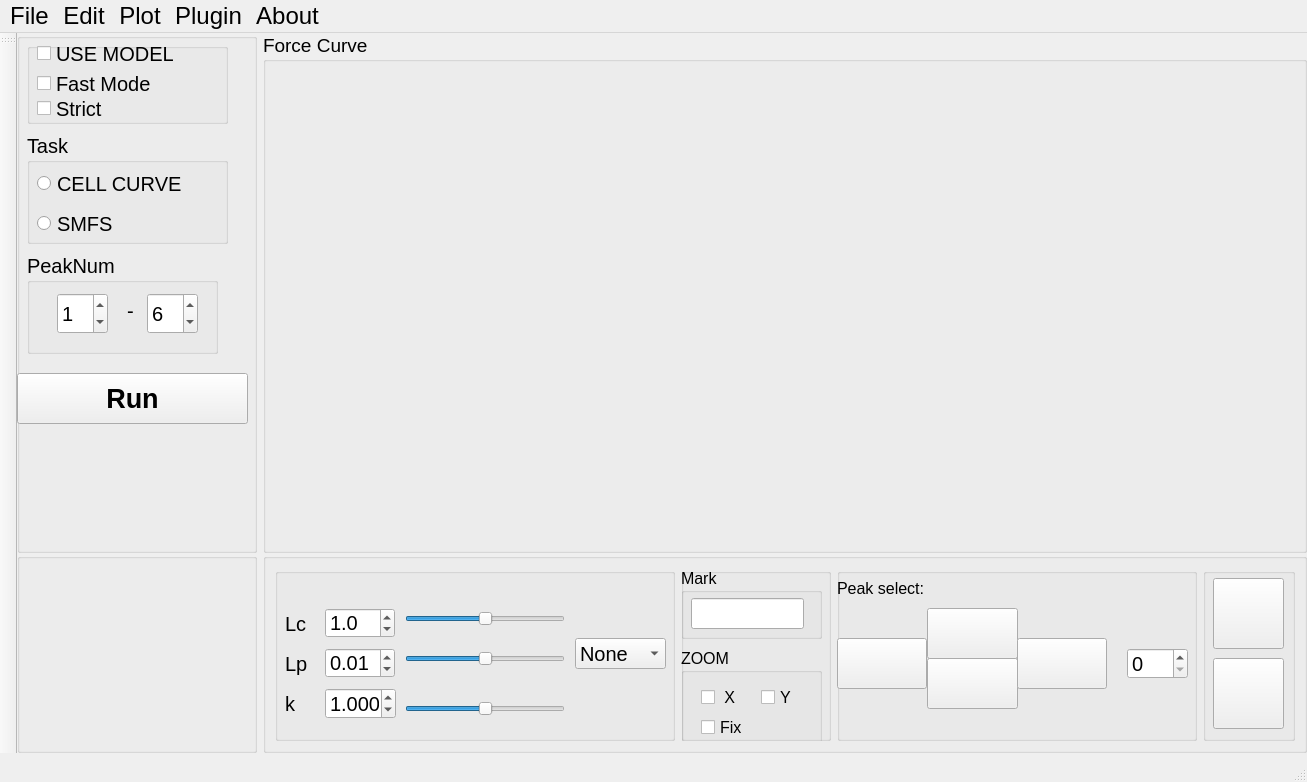
<?xml version="1.0" encoding="UTF-8"?>
<ui version="4.0">
 <class>MainWindow</class>
 <widget class="QMainWindow" name="MainWindow">
  <property name="geometry">
   <rect>
    <x>0</x>
    <y>0</y>
    <width>1307</width>
    <height>782</height>
   </rect>
  </property>
  <property name="font">
   <font>
    <family>Arial</family>
    <pointsize>15</pointsize>
   </font>
  </property>
  <property name="windowTitle">
   <string>DataYee</string>
  </property>
  <property name="windowIcon">
   <iconset>
    <normaloff>../source/DataYee.ico</normaloff>../source/DataYee.ico</iconset>
  </property>
  <property name="dockOptions">
   <set>QMainWindow::AllowNestedDocks|QMainWindow::AllowTabbedDocks|QMainWindow::AnimatedDocks</set>
  </property>
  <widget class="QWidget" name="centralwidget">
   <layout class="QGridLayout" name="gridLayout">
    <property name="leftMargin">
     <number>0</number>
    </property>
    <property name="topMargin">
     <number>0</number>
    </property>
    <property name="rightMargin">
     <number>0</number>
    </property>
    <property name="bottomMargin">
     <number>0</number>
    </property>
    <property name="verticalSpacing">
     <number>0</number>
    </property>
    <item row="1" column="1">
     <widget class="QGroupBox" name="groupBox_11">
      <property name="maximumSize">
       <size>
        <width>16777215</width>
        <height>200</height>
       </size>
      </property>
      <property name="title">
       <string/>
      </property>
      <layout class="QHBoxLayout" name="horizontalLayout">
       <item>
        <widget class="QGroupBox" name="groupBox_6">
         <property name="minimumSize">
          <size>
           <width>400</width>
           <height>0</height>
          </size>
         </property>
         <property name="title">
          <string/>
         </property>
         <widget class="QLabel" name="label_2">
          <property name="geometry">
           <rect>
            <x>10</x>
            <y>40</y>
            <width>41</width>
            <height>31</height>
           </rect>
          </property>
          <property name="text">
           <string>Lc</string>
          </property>
         </widget>
         <widget class="QDoubleSpinBox" name="lcdoubleSpinBox">
          <property name="geometry">
           <rect>
            <x>50</x>
            <y>40</y>
            <width>70</width>
            <height>30</height>
           </rect>
          </property>
          <property name="decimals">
           <number>1</number>
          </property>
          <property name="singleStep">
           <double>0.500000000000000</double>
          </property>
          <property name="value">
           <double>1.000000000000000</double>
          </property>
         </widget>
         <widget class="QSlider" name="lcslide">
          <property name="geometry">
           <rect>
            <x>130</x>
            <y>40</y>
            <width>160</width>
            <height>22</height>
           </rect>
          </property>
          <property name="minimum">
           <number>-50</number>
          </property>
          <property name="maximum">
           <number>50</number>
          </property>
          <property name="value">
           <number>0</number>
          </property>
          <property name="tracking">
           <bool>true</bool>
          </property>
          <property name="orientation">
           <enum>Qt::Horizontal</enum>
          </property>
         </widget>
         <widget class="QLabel" name="label_3">
          <property name="geometry">
           <rect>
            <x>10</x>
            <y>80</y>
            <width>41</width>
            <height>31</height>
           </rect>
          </property>
          <property name="text">
           <string>Lp</string>
          </property>
         </widget>
         <widget class="QLabel" name="label_5">
          <property name="geometry">
           <rect>
            <x>10</x>
            <y>120</y>
            <width>16</width>
            <height>31</height>
           </rect>
          </property>
          <property name="text">
           <string>k</string>
          </property>
         </widget>
         <widget class="QDoubleSpinBox" name="lpdoubleSpinBox">
          <property name="geometry">
           <rect>
            <x>50</x>
            <y>80</y>
            <width>70</width>
            <height>30</height>
           </rect>
          </property>
          <property name="maximum">
           <double>0.100000000000000</double>
          </property>
          <property name="singleStep">
           <double>0.005000000000000</double>
          </property>
          <property name="value">
           <double>0.010000000000000</double>
          </property>
         </widget>
         <widget class="QSlider" name="lpslide">
          <property name="geometry">
           <rect>
            <x>130</x>
            <y>80</y>
            <width>160</width>
            <height>22</height>
           </rect>
          </property>
          <property name="minimum">
           <number>-20</number>
          </property>
          <property name="maximum">
           <number>20</number>
          </property>
          <property name="pageStep">
           <number>10</number>
          </property>
          <property name="value">
           <number>0</number>
          </property>
          <property name="orientation">
           <enum>Qt::Horizontal</enum>
          </property>
         </widget>
         <widget class="QDoubleSpinBox" name="kSpinBox">
          <property name="geometry">
           <rect>
            <x>50</x>
            <y>120</y>
            <width>71</width>
            <height>31</height>
           </rect>
          </property>
          <property name="decimals">
           <number>3</number>
          </property>
          <property name="value">
           <double>1.000000000000000</double>
          </property>
         </widget>
         <widget class="QSlider" name="kSlider">
          <property name="geometry">
           <rect>
            <x>130</x>
            <y>130</y>
            <width>160</width>
            <height>22</height>
           </rect>
          </property>
          <property name="minimum">
           <number>-20</number>
          </property>
          <property name="maximum">
           <number>20</number>
          </property>
          <property name="orientation">
           <enum>Qt::Horizontal</enum>
          </property>
         </widget>
         <widget class="QLabel" name="lclplabel">
          <property name="geometry">
           <rect>
            <x>0</x>
            <y>0</y>
            <width>401</width>
            <height>31</height>
           </rect>
          </property>
          <property name="font">
           <font>
            <family>Arial</family>
            <pointsize>12</pointsize>
           </font>
          </property>
          <property name="text">
           <string/>
          </property>
         </widget>
         <widget class="QComboBox" name="comboBox">
          <property name="geometry">
           <rect>
            <x>300</x>
            <y>70</y>
            <width>91</width>
            <height>31</height>
           </rect>
          </property>
          <item>
           <property name="text">
            <string>None</string>
           </property>
          </item>
          <item>
           <property name="text">
            <string>Fix lc</string>
           </property>
          </item>
         </widget>
        </widget>
       </item>
       <item>
        <widget class="QGroupBox" name="groupBox_13">
         <property name="minimumSize">
          <size>
           <width>150</width>
           <height>0</height>
          </size>
         </property>
         <property name="maximumSize">
          <size>
           <width>200</width>
           <height>16777215</height>
          </size>
         </property>
         <property name="title">
          <string/>
         </property>
         <widget class="QGroupBox" name="groupBox_4">
          <property name="geometry">
           <rect>
            <x>0</x>
            <y>0</y>
            <width>141</width>
            <height>71</height>
           </rect>
          </property>
          <property name="font">
           <font>
            <family>Arial</family>
            <pointsize>12</pointsize>
           </font>
          </property>
          <property name="title">
           <string>Mark</string>
          </property>
          <widget class="QLineEdit" name="lineEdit">
           <property name="geometry">
            <rect>
             <x>10</x>
             <y>30</y>
             <width>113</width>
             <height>31</height>
            </rect>
           </property>
          </widget>
         </widget>
         <widget class="QGroupBox" name="groupBox_5">
          <property name="geometry">
           <rect>
            <x>0</x>
            <y>80</y>
            <width>141</width>
            <height>101</height>
           </rect>
          </property>
          <property name="font">
           <font>
            <family>Arial</family>
            <pointsize>12</pointsize>
           </font>
          </property>
          <property name="title">
           <string>ZOOM</string>
          </property>
          <widget class="QCheckBox" name="zoomx">
           <property name="geometry">
            <rect>
             <x>20</x>
             <y>40</y>
             <width>91</width>
             <height>19</height>
            </rect>
           </property>
           <property name="text">
            <string> X</string>
           </property>
          </widget>
          <widget class="QCheckBox" name="zoomy">
           <property name="geometry">
            <rect>
             <x>80</x>
             <y>40</y>
             <width>91</width>
             <height>19</height>
            </rect>
           </property>
           <property name="text">
            <string>Y</string>
           </property>
          </widget>
          <widget class="QCheckBox" name="zoomfix">
           <property name="geometry">
            <rect>
             <x>20</x>
             <y>70</y>
             <width>91</width>
             <height>19</height>
            </rect>
           </property>
           <property name="font">
            <font>
             <family>Arial</family>
             <pointsize>12</pointsize>
            </font>
           </property>
           <property name="text">
            <string>Fix</string>
           </property>
          </widget>
         </widget>
        </widget>
       </item>
       <item>
        <widget class="QGroupBox" name="groupBox_7">
         <property name="minimumSize">
          <size>
           <width>360</width>
           <height>0</height>
          </size>
         </property>
         <property name="title">
          <string/>
         </property>
         <widget class="QPushButton" name="leftButton">
          <property name="geometry">
           <rect>
            <x>0</x>
            <y>70</y>
            <width>90</width>
            <height>51</height>
           </rect>
          </property>
          <property name="text">
           <string/>
          </property>
          <property name="icon">
           <iconset>
            <normaloff>../source/left_arrow.ico</normaloff>../source/left_arrow.ico</iconset>
          </property>
          <property name="iconSize">
           <size>
            <width>60</width>
            <height>60</height>
           </size>
          </property>
         </widget>
         <widget class="QPushButton" name="downButton">
          <property name="geometry">
           <rect>
            <x>90</x>
            <y>90</y>
            <width>91</width>
            <height>51</height>
           </rect>
          </property>
          <property name="text">
           <string/>
          </property>
          <property name="icon">
           <iconset>
            <normaloff>../source/down.ico</normaloff>../source/down.ico</iconset>
          </property>
          <property name="iconSize">
           <size>
            <width>60</width>
            <height>60</height>
           </size>
          </property>
         </widget>
         <widget class="QPushButton" name="topButton">
          <property name="geometry">
           <rect>
            <x>90</x>
            <y>40</y>
            <width>91</width>
            <height>51</height>
           </rect>
          </property>
          <property name="text">
           <string/>
          </property>
          <property name="icon">
           <iconset>
            <normaloff>../source/top.ico</normaloff>../source/top.ico</iconset>
          </property>
          <property name="iconSize">
           <size>
            <width>60</width>
            <height>60</height>
           </size>
          </property>
         </widget>
         <widget class="QPushButton" name="rightButton">
          <property name="geometry">
           <rect>
            <x>180</x>
            <y>70</y>
            <width>90</width>
            <height>51</height>
           </rect>
          </property>
          <property name="text">
           <string/>
          </property>
          <property name="icon">
           <iconset>
            <normaloff>../source/right.ico</normaloff>../source/right.ico</iconset>
          </property>
          <property name="iconSize">
           <size>
            <width>60</width>
            <height>60</height>
           </size>
          </property>
         </widget>
         <widget class="QSpinBox" name="spinBox">
          <property name="geometry">
           <rect>
            <x>290</x>
            <y>80</y>
            <width>61</width>
            <height>31</height>
           </rect>
          </property>
          <property name="maximum">
           <number>10000</number>
          </property>
          <property name="singleStep">
           <number>10</number>
          </property>
         </widget>
         <widget class="QLabel" name="label">
          <property name="geometry">
           <rect>
            <x>0</x>
            <y>0</y>
            <width>371</width>
            <height>41</height>
           </rect>
          </property>
          <property name="font">
           <font>
            <family>Arial</family>
            <pointsize>12</pointsize>
           </font>
          </property>
          <property name="text">
           <string>Peak select:</string>
          </property>
         </widget>
        </widget>
       </item>
       <item>
        <widget class="QGroupBox" name="groupBox_8">
         <property name="title">
          <string/>
         </property>
         <widget class="QPushButton" name="trashButtom">
          <property name="geometry">
           <rect>
            <x>10</x>
            <y>10</y>
            <width>71</width>
            <height>71</height>
           </rect>
          </property>
          <property name="text">
           <string/>
          </property>
          <property name="icon">
           <iconset>
            <normaloff>../source/trash.ico</normaloff>../source/trash.ico</iconset>
          </property>
          <property name="iconSize">
           <size>
            <width>60</width>
            <height>60</height>
           </size>
          </property>
         </widget>
         <widget class="QPushButton" name="pushButton_2">
          <property name="geometry">
           <rect>
            <x>10</x>
            <y>90</y>
            <width>71</width>
            <height>71</height>
           </rect>
          </property>
          <property name="text">
           <string/>
          </property>
          <property name="icon">
           <iconset>
            <normaloff>../source/renew.ico</normaloff>../source/renew.ico</iconset>
          </property>
          <property name="iconSize">
           <size>
            <width>60</width>
            <height>60</height>
           </size>
          </property>
         </widget>
        </widget>
       </item>
      </layout>
     </widget>
    </item>
    <item row="0" column="1">
     <widget class="QGroupBox" name="groupBox">
      <property name="minimumSize">
       <size>
        <width>1030</width>
        <height>480</height>
       </size>
      </property>
      <property name="font">
       <font>
        <family>Arial</family>
        <pointsize>14</pointsize>
        <underline>false</underline>
       </font>
      </property>
      <property name="title">
       <string>Force Curve</string>
      </property>
     </widget>
    </item>
    <item row="0" column="0">
     <widget class="QGroupBox" name="groupBox_10">
      <property name="minimumSize">
       <size>
        <width>12</width>
        <height>14</height>
       </size>
      </property>
      <property name="maximumSize">
       <size>
        <width>240</width>
        <height>8000</height>
       </size>
      </property>
      <property name="title">
       <string/>
      </property>
      <widget class="QGroupBox" name="groupBox_9">
       <property name="geometry">
        <rect>
         <x>10</x>
         <y>10</y>
         <width>201</width>
         <height>81</height>
        </rect>
       </property>
       <property name="title">
        <string/>
       </property>
       <widget class="QCheckBox" name="usemodel_cb">
        <property name="geometry">
         <rect>
          <x>10</x>
          <y>0</y>
          <width>151</width>
          <height>21</height>
         </rect>
        </property>
        <property name="text">
         <string>USE MODEL</string>
        </property>
        <property name="tristate">
         <bool>false</bool>
        </property>
       </widget>
       <widget class="QCheckBox" name="stickmodel">
        <property name="geometry">
         <rect>
          <x>10</x>
          <y>50</y>
          <width>151</width>
          <height>31</height>
         </rect>
        </property>
        <property name="text">
         <string>Strict</string>
        </property>
       </widget>
       <widget class="QCheckBox" name="fastmode">
        <property name="geometry">
         <rect>
          <x>10</x>
          <y>30</y>
          <width>141</width>
          <height>21</height>
         </rect>
        </property>
        <property name="text">
         <string>Fast Mode</string>
        </property>
       </widget>
      </widget>
      <widget class="QGroupBox" name="groupBox_2">
       <property name="geometry">
        <rect>
         <x>10</x>
         <y>100</y>
         <width>201</width>
         <height>111</height>
        </rect>
       </property>
       <property name="title">
        <string>Task</string>
       </property>
       <widget class="QRadioButton" name="tasktype_cell">
        <property name="geometry">
         <rect>
          <x>10</x>
          <y>30</y>
          <width>201</width>
          <height>41</height>
         </rect>
        </property>
        <property name="text">
         <string>CELL CURVE</string>
        </property>
       </widget>
       <widget class="QRadioButton" name="radioButton_2">
        <property name="geometry">
         <rect>
          <x>10</x>
          <y>70</y>
          <width>161</width>
          <height>41</height>
         </rect>
        </property>
        <property name="text">
         <string>SMFS</string>
        </property>
       </widget>
      </widget>
      <widget class="QGroupBox" name="groupBox_3">
       <property name="geometry">
        <rect>
         <x>10</x>
         <y>220</y>
         <width>191</width>
         <height>101</height>
        </rect>
       </property>
       <property name="title">
        <string>PeakNum</string>
       </property>
       <widget class="QLabel" name="label_4">
        <property name="geometry">
         <rect>
          <x>100</x>
          <y>50</y>
          <width>21</width>
          <height>16</height>
         </rect>
        </property>
        <property name="text">
         <string>-</string>
        </property>
       </widget>
       <widget class="QSpinBox" name="spinBox_3">
        <property name="geometry">
         <rect>
          <x>120</x>
          <y>40</y>
          <width>51</width>
          <height>41</height>
         </rect>
        </property>
        <property name="maximum">
         <number>40</number>
        </property>
        <property name="value">
         <number>6</number>
        </property>
       </widget>
       <widget class="QSpinBox" name="spinBox_2">
        <property name="geometry">
         <rect>
          <x>30</x>
          <y>40</y>
          <width>51</width>
          <height>41</height>
         </rect>
        </property>
        <property name="maximum">
         <number>30</number>
        </property>
        <property name="value">
         <number>1</number>
        </property>
       </widget>
      </widget>
      <widget class="QPushButton" name="pushButton">
       <property name="geometry">
        <rect>
         <x>0</x>
         <y>340</y>
         <width>231</width>
         <height>51</height>
        </rect>
       </property>
       <property name="font">
        <font>
         <family>Arial</family>
         <pointsize>20</pointsize>
         <weight>75</weight>
         <bold>true</bold>
         <kerning>true</kerning>
        </font>
       </property>
       <property name="styleSheet">
        <string notr="true">QPushButton { color: black;}</string>
       </property>
       <property name="text">
        <string>Run</string>
       </property>
      </widget>
     </widget>
    </item>
    <item row="1" column="0">
     <widget class="QGroupBox" name="groupBox_12">
      <property name="title">
       <string/>
      </property>
     </widget>
    </item>
   </layout>
  </widget>
  <widget class="QStatusBar" name="statusbar"/>
  <widget class="QMenuBar" name="menuBar">
   <property name="geometry">
    <rect>
     <x>0</x>
     <y>0</y>
     <width>1307</width>
     <height>33</height>
    </rect>
   </property>
   <property name="font">
    <font>
     <family>Arial</family>
     <pointsize>18</pointsize>
    </font>
   </property>
   <widget class="QMenu" name="menu">
    <property name="font">
     <font>
      <family>Arial</family>
      <pointsize>12</pointsize>
     </font>
    </property>
    <property name="title">
     <string>File</string>
    </property>
    <widget class="QMenu" name="menuOpen">
     <property name="font">
      <font>
       <family>Arial</family>
       <pointsize>12</pointsize>
      </font>
     </property>
     <property name="styleSheet">
      <string notr="true"/>
     </property>
     <property name="title">
      <string>Open</string>
     </property>
     <addaction name="separator"/>
     <addaction name="actionForce_Curve"/>
     <addaction name="actionBatch_of_Force_Curve"/>
     <addaction name="actionDataYee_Force"/>
    </widget>
    <widget class="QMenu" name="menuExport">
     <property name="font">
      <font>
       <family>Arial</family>
       <pointsize>12</pointsize>
      </font>
     </property>
     <property name="title">
      <string>Export</string>
     </property>
     <addaction name="actiontxt"/>
     <addaction name="actionexcel"/>
     <addaction name="actionfigure"/>
     <addaction name="actionbatch_of_txt"/>
    </widget>
    <addaction name="menuOpen"/>
    <addaction name="actionSave"/>
    <addaction name="actionSave_as"/>
    <addaction name="menuExport"/>
    <addaction name="actionData_equipment"/>
    <addaction name="actionData_slimming"/>
    <addaction name="separator"/>
    <addaction name="actionExit"/>
   </widget>
   <widget class="QMenu" name="menuAbout">
    <property name="font">
     <font>
      <family>Arial</family>
      <pointsize>12</pointsize>
     </font>
    </property>
    <property name="title">
     <string>About</string>
    </property>
    <addaction name="actionhelp"/>
    <addaction name="actionDataYee"/>
    <addaction name="actionUpdate"/>
   </widget>
   <widget class="QMenu" name="menuEdit">
    <property name="font">
     <font>
      <family>Arial</family>
      <pointsize>12</pointsize>
     </font>
    </property>
    <property name="title">
     <string>Edit</string>
    </property>
    <widget class="QMenu" name="menuAction">
     <property name="font">
      <font>
       <family>Arial</family>
       <pointsize>12</pointsize>
      </font>
     </property>
     <property name="title">
      <string>Action</string>
     </property>
     <addaction name="actionDelete"/>
     <addaction name="actionBaseline_plus"/>
     <addaction name="actionBaseline_minus"/>
     <addaction name="actionpeakindex_plus"/>
     <addaction name="actionpeakindex_minus"/>
     <addaction name="actioncopy_peak"/>
    </widget>
    <addaction name="actionparameters_setting"/>
    <addaction name="actionmark_base_on_dlc"/>
    <addaction name="menuAction"/>
   </widget>
   <widget class="QMenu" name="menuPlot">
    <property name="font">
     <font>
      <family>Arial</family>
      <pointsize>12</pointsize>
     </font>
    </property>
    <property name="title">
     <string>Plot</string>
    </property>
    <widget class="QMenu" name="menucontour_lenght">
     <property name="geometry">
      <rect>
       <x>789</x>
       <y>471</y>
       <width>140</width>
       <height>94</height>
      </rect>
     </property>
     <property name="font">
      <font>
       <family>Arial</family>
       <pointsize>12</pointsize>
      </font>
     </property>
     <property name="title">
      <string>Contour lenght</string>
     </property>
     <addaction name="actionHistgram"/>
     <addaction name="actionScatter"/>
    </widget>
    <widget class="QMenu" name="menuAdhesion">
     <property name="font">
      <font>
       <family>Arial</family>
       <pointsize>12</pointsize>
      </font>
     </property>
     <property name="title">
      <string>Adhesion</string>
     </property>
     <addaction name="actionMap"/>
     <addaction name="actionHistogram"/>
    </widget>
    <widget class="QMenu" name="menuStatistics">
     <property name="title">
      <string>Statistics</string>
     </property>
     <addaction name="actionHistogram_scatter"/>
    </widget>
    <addaction name="menucontour_lenght"/>
    <addaction name="menuAdhesion"/>
    <addaction name="menuStatistics"/>
   </widget>
   <widget class="QMenu" name="menuPliguin">
    <property name="font">
     <font>
      <family>Arial</family>
      <pointsize>12</pointsize>
     </font>
    </property>
    <property name="title">
     <string>Plugin</string>
    </property>
    <widget class="QMenu" name="menuEnergy_landscape">
     <property name="font">
      <font>
       <family>Arial</family>
       <pointsize>12</pointsize>
       <weight>50</weight>
       <bold>false</bold>
      </font>
     </property>
     <property name="title">
      <string>Energy landscape</string>
     </property>
     <addaction name="actionBell_Evans"/>
     <addaction name="actionFriddle"/>
    </widget>
    <widget class="QMenu" name="menuClustering">
     <property name="title">
      <string>Clustering</string>
     </property>
     <addaction name="actionClustering_by_KMeans"/>
     <addaction name="actionSort_by_similarity"/>
    </widget>
    <addaction name="menuEnergy_landscape"/>
    <addaction name="menuClustering"/>
    <addaction name="actionScript"/>
   </widget>
   <addaction name="menu"/>
   <addaction name="menuEdit"/>
   <addaction name="menuPlot"/>
   <addaction name="menuPliguin"/>
   <addaction name="menuAbout"/>
  </widget>
  <widget class="QToolBar" name="toolBar">
   <property name="windowTitle">
    <string>toolBar</string>
   </property>
   <attribute name="toolBarArea">
    <enum>LeftToolBarArea</enum>
   </attribute>
   <attribute name="toolBarBreak">
    <bool>false</bool>
   </attribute>
  </widget>
  <action name="actionSave">
   <property name="text">
    <string>Save</string>
   </property>
   <property name="font">
    <font>
     <family>Arial</family>
     <pointsize>12</pointsize>
    </font>
   </property>
   <property name="shortcut">
    <string>Ctrl+S</string>
   </property>
  </action>
  <action name="actionForce_Curve">
   <property name="text">
    <string>Force Curve</string>
   </property>
   <property name="font">
    <font>
     <family>Arial</family>
     <pointsize>12</pointsize>
    </font>
   </property>
  </action>
  <action name="actionBatch_of_Force_Curve">
   <property name="checkable">
    <bool>true</bool>
   </property>
   <property name="text">
    <string>Batch of Force Curve</string>
   </property>
   <property name="font">
    <font>
     <family>Arial</family>
     <pointsize>12</pointsize>
    </font>
   </property>
   <property name="shortcut">
    <string>Ctrl+O</string>
   </property>
  </action>
  <action name="actionSave_as">
   <property name="text">
    <string>Save as</string>
   </property>
   <property name="font">
    <font>
     <family>Arial</family>
     <pointsize>12</pointsize>
    </font>
   </property>
  </action>
  <action name="actiontxt">
   <property name="text">
    <string>Txt</string>
   </property>
   <property name="font">
    <font>
     <family>Arial</family>
     <pointsize>12</pointsize>
    </font>
   </property>
  </action>
  <action name="actionexcel">
   <property name="text">
    <string>Excel</string>
   </property>
   <property name="font">
    <font>
     <family>Arial</family>
     <pointsize>12</pointsize>
    </font>
   </property>
  </action>
  <action name="actionCreate_methods">
   <property name="text">
    <string>Methods</string>
   </property>
   <property name="font">
    <font>
     <family>Arial</family>
     <pointsize>12</pointsize>
    </font>
   </property>
  </action>
  <action name="actionUndo">
   <property name="text">
    <string>Undo</string>
   </property>
   <property name="font">
    <font>
     <family>Arial</family>
     <pointsize>12</pointsize>
    </font>
   </property>
  </action>
  <action name="actionExit">
   <property name="text">
    <string>Exit</string>
   </property>
   <property name="font">
    <font>
     <family>Arial</family>
     <pointsize>12</pointsize>
    </font>
   </property>
  </action>
  <action name="actionhelp">
   <property name="text">
    <string>Help</string>
   </property>
   <property name="font">
    <font>
     <family>Arial</family>
     <pointsize>12</pointsize>
    </font>
   </property>
  </action>
  <action name="actionDataYee">
   <property name="text">
    <string>DataYee</string>
   </property>
   <property name="font">
    <font>
     <family>Arial</family>
     <pointsize>12</pointsize>
    </font>
   </property>
  </action>
  <action name="actionDataYee_Force">
   <property name="text">
    <string>DataYee-Force</string>
   </property>
   <property name="font">
    <font>
     <family>Arial</family>
     <pointsize>12</pointsize>
    </font>
   </property>
  </action>
  <action name="actionDelete">
   <property name="text">
    <string>Delete</string>
   </property>
   <property name="font">
    <font>
     <family>Arial</family>
     <pointsize>12</pointsize>
    </font>
   </property>
   <property name="shortcut">
    <string>Del</string>
   </property>
  </action>
  <action name="actionBaseline_plus">
   <property name="text">
    <string>Baseline plus</string>
   </property>
   <property name="font">
    <font>
     <family>Arial</family>
     <pointsize>12</pointsize>
    </font>
   </property>
   <property name="shortcut">
    <string>Ctrl+=</string>
   </property>
  </action>
  <action name="actionBaseline_minus">
   <property name="text">
    <string>Baseline minus</string>
   </property>
   <property name="font">
    <font>
     <family>Arial</family>
     <pointsize>12</pointsize>
    </font>
   </property>
   <property name="shortcut">
    <string>Ctrl+-</string>
   </property>
  </action>
  <action name="actionHistgram">
   <property name="text">
    <string>Histogram</string>
   </property>
   <property name="font">
    <font>
     <family>Arial</family>
     <pointsize>12</pointsize>
    </font>
   </property>
  </action>
  <action name="actionScatter">
   <property name="text">
    <string>Scatter</string>
   </property>
   <property name="font">
    <font>
     <family>Arial</family>
     <pointsize>12</pointsize>
    </font>
   </property>
  </action>
  <action name="actionMap">
   <property name="text">
    <string>Map</string>
   </property>
   <property name="font">
    <font>
     <family>Arial</family>
     <pointsize>12</pointsize>
    </font>
   </property>
  </action>
  <action name="actionHistogram">
   <property name="text">
    <string>Histogram</string>
   </property>
   <property name="font">
    <font>
     <family>Arial</family>
     <pointsize>12</pointsize>
    </font>
   </property>
  </action>
  <action name="actionpeakindex_plus">
   <property name="text">
    <string>Peakindex_plus</string>
   </property>
   <property name="font">
    <font>
     <family>Arial</family>
     <pointsize>12</pointsize>
    </font>
   </property>
   <property name="shortcut">
    <string>+</string>
   </property>
  </action>
  <action name="actionpeakindex_minus">
   <property name="text">
    <string>Peakindex_minus</string>
   </property>
   <property name="font">
    <font>
     <family>Arial</family>
     <pointsize>12</pointsize>
    </font>
   </property>
   <property name="shortcut">
    <string>_</string>
   </property>
  </action>
  <action name="actionfigure">
   <property name="text">
    <string>Figure</string>
   </property>
   <property name="font">
    <font>
     <family>Arial</family>
     <pointsize>12</pointsize>
    </font>
   </property>
  </action>
  <action name="actioncopy_peak">
   <property name="text">
    <string>Copy peak</string>
   </property>
   <property name="font">
    <font>
     <family>Arial</family>
     <pointsize>12</pointsize>
    </font>
   </property>
   <property name="shortcut">
    <string>Ctrl+C</string>
   </property>
  </action>
  <action name="actionparameters_setting">
   <property name="text">
    <string>Parameters setting</string>
   </property>
   <property name="font">
    <font>
     <family>Arial</family>
     <pointsize>12</pointsize>
    </font>
   </property>
   <property name="shortcut">
    <string>Ctrl+P</string>
   </property>
  </action>
  <action name="actionbatch_of_txt">
   <property name="text">
    <string>Batch of txt</string>
   </property>
   <property name="font">
    <font>
     <family>Arial</family>
     <pointsize>12</pointsize>
    </font>
   </property>
  </action>
  <action name="actionmark_base_on_dlc">
   <property name="text">
    <string>Mark base on dlc</string>
   </property>
   <property name="font">
    <font>
     <family>Arial</family>
     <pointsize>12</pointsize>
    </font>
   </property>
  </action>
  <action name="actionBell_Evans">
   <property name="text">
    <string>Bell Evans</string>
   </property>
   <property name="font">
    <font>
     <family>Arial</family>
     <pointsize>12</pointsize>
    </font>
   </property>
  </action>
  <action name="actionFriddle">
   <property name="text">
    <string>Friddle</string>
   </property>
   <property name="font">
    <font>
     <family>Arial</family>
     <pointsize>12</pointsize>
    </font>
   </property>
  </action>
  <action name="actionSort_by_similarity">
   <property name="text">
    <string>Sort by similarity</string>
   </property>
   <property name="font">
    <font>
     <family>Arial</family>
     <pointsize>12</pointsize>
    </font>
   </property>
  </action>
  <action name="actionClustering_by_KMeans">
   <property name="text">
    <string>Clustering by KMeans</string>
   </property>
   <property name="font">
    <font>
     <family>Arial</family>
     <pointsize>12</pointsize>
    </font>
   </property>
  </action>
  <action name="actionHistogram_scatter">
   <property name="text">
    <string>Histogram_scatter</string>
   </property>
  </action>
  <action name="actionScript">
   <property name="text">
    <string>Script</string>
   </property>
   <property name="font">
    <font>
     <pointsize>12</pointsize>
    </font>
   </property>
  </action>
  <action name="actionData_equipment">
   <property name="text">
    <string>Data equipment</string>
   </property>
  </action>
  <action name="actionData_slimming">
   <property name="text">
    <string>Data slimming</string>
   </property>
  </action>
  <action name="actionUpdate">
   <property name="text">
    <string>Update</string>
   </property>
  </action>
 </widget>
 <resources/>
 <connections/>
</ui>
